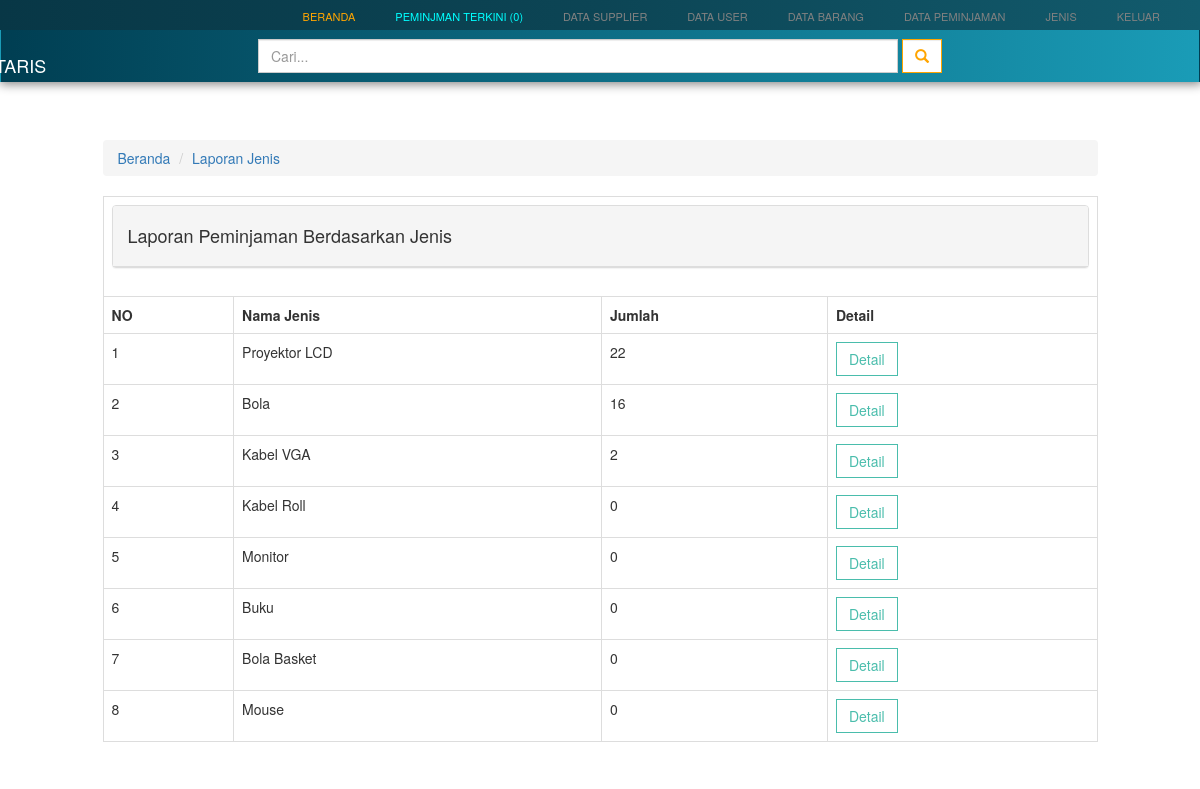
The app's page /laporan/laporan_jenis.php (signed in) with its own data.
### tables this page shows
CREATE TABLE `jenis` (
  `id_jenis` int(11) NOT NULL,
  `nm_jenis` varchar(255) NOT NULL,
  `gambar` varchar(255) NOT NULL
);

### laporan/laporan_jenis.php (the view, shortened to what this page needs)
<?php
	include '../header/header.php';
	$query = mysqli_query($conn, "SELECT * FROM jenis");
	$no = 1;
 ?>
<!DOCTYPE html>
<html>
<head>
</head>
<body>
	<br>
	<div class="row">
		<div class="col-md-10 col-md-offset-1">
			<ol class="breadcrumb">
				<li><a href="../beranda/beranda.php">Beranda</a></li>
				<li><a href="laporan_jenis.php">Laporan Jenis</a></li>
			</ol>
			<table class="table table-bordered">
				<tr>
					<td colspan="8">
						<div class="panel panel-default">
						<div class="panel-heading"><h4>Laporan Peminjaman Berdasarkan Jenis</h4></div>
					</div>
					</td>
				</tr>
				<tr>
					<th>NO</th>
					<th>Nama Jenis</th>
					<th>Jumlah</th>
					<th>Detail</th>
				</tr>
					<?php
						while($data = mysqli_fetch_array($query)){
					?>
					<?php
							$jml_jenis = mysqli_query($conn, "SELECT COUNT(*) jml FROM peminjaman
													INNER JOIN barang ON peminjaman.id_barang = barang.id_barang
													WHERE barang.id_jenis = {$data['id_jenis']} AND peminjaman.status =2");
						while($data2 = mysqli_fetch_array($jml_jenis)){
					 ?>
				<tr>
					<td><?= $no++?></td>
					<td><?= $data['nm_jenis'];?></td>
					<td><?= $data2['jml'];?></td>
					<td>
						<a class="btn btn-info white-blue" href="tampil_laporan_jenis.php?id_jenis=<?= $data['id_jenis'];?>">Detail</a>
					</td>
				<?php } ?>
			<?php } ?>
				</tr>
			</table>
		</div>
	</div>
</body>
</html>

### style/button5.css (style rules this page uses)
.white-blue { font-weight: 700px; color: #4ABDAC; border-color: #4ABDAC; background: white; border-radius: 0; }

### records on screen
jenis: nm_jenis "Proyektor LCD", jml "22"
jenis: nm_jenis "Bola", jml "16"
jenis: nm_jenis "Kabel VGA", jml "2"
jenis: nm_jenis "Kabel Roll", jml "0"
jenis: nm_jenis "Monitor", jml "0"
jenis: nm_jenis "Buku", jml "0"
jenis: nm_jenis "Bola Basket", jml "0"
jenis: nm_jenis "Mouse", jml "0"

### other values on screen
$data['jml'] "0"
